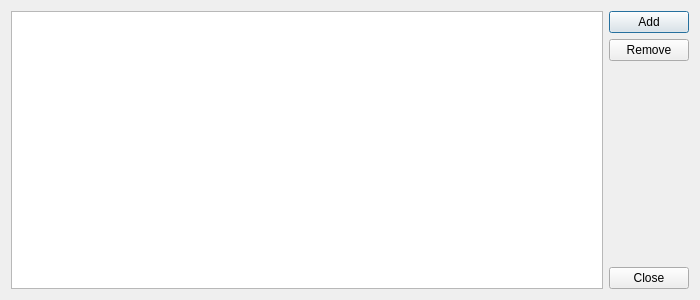
<?xml version="1.0" encoding="UTF-8"?>
<ui version="4.0">
 <class>BookmarksDialog</class>
 <widget class="QDialog" name="BookmarksDialog">
  <property name="geometry">
   <rect>
    <x>0</x>
    <y>0</y>
    <width>700</width>
    <height>300</height>
   </rect>
  </property>
  <property name="windowTitle">
   <string>Bookmarks</string>
  </property>
  <layout class="QHBoxLayout" name="horizontalLayout">
   <item>
    <widget class="QTableView" name="tableView">
     <property name="dragEnabled">
      <bool>true</bool>
     </property>
     <property name="dragDropOverwriteMode">
      <bool>false</bool>
     </property>
     <property name="dragDropMode">
      <enum>QAbstractItemView::InternalMove</enum>
     </property>
     <property name="defaultDropAction">
      <enum>Qt::MoveAction</enum>
     </property>
     <property name="selectionBehavior">
      <enum>QAbstractItemView::SelectRows</enum>
     </property>
     <property name="iconSize">
      <size>
       <width>10</width>
       <height>10</height>
      </size>
     </property>
     <property name="wordWrap">
      <bool>false</bool>
     </property>
     <attribute name="horizontalHeaderDefaultSectionSize">
      <number>200</number>
     </attribute>
     <attribute name="horizontalHeaderStretchLastSection">
      <bool>true</bool>
     </attribute>
     <attribute name="verticalHeaderVisible">
      <bool>false</bool>
     </attribute>
    </widget>
   </item>
   <item>
    <layout class="QVBoxLayout" name="verticalLayout">
     <item>
      <widget class="QPushButton" name="btn_add">
       <property name="text">
        <string>Add</string>
       </property>
      </widget>
     </item>
     <item>
      <widget class="QPushButton" name="btn_rem">
       <property name="text">
        <string>Remove</string>
       </property>
      </widget>
     </item>
     <item>
      <spacer name="verticalSpacer">
       <property name="orientation">
        <enum>Qt::Vertical</enum>
       </property>
       <property name="sizeHint" stdset="0">
        <size>
         <width>20</width>
         <height>40</height>
        </size>
       </property>
      </spacer>
     </item>
     <item>
      <widget class="QPushButton" name="btn_close">
       <property name="text">
        <string>Close</string>
       </property>
      </widget>
     </item>
    </layout>
   </item>
  </layout>
 </widget>
 <resources/>
 <connections/>
</ui>
